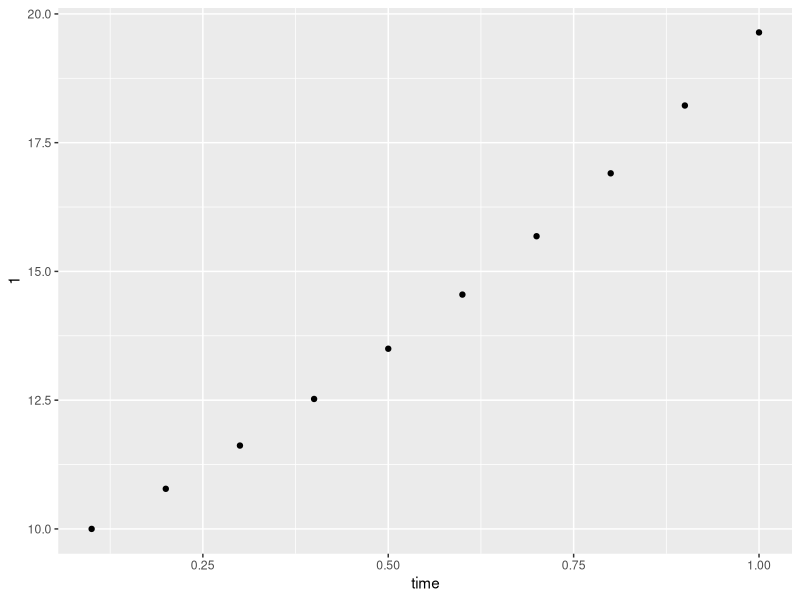

Write the R code that produced this figure. (Note: this script raises an error after producing the figure.)
## ---- chunk 1
knitr::opts_chunk$set(echo = TRUE, eval = FALSE)
## ---- chunk 2
# install deSolve package (if not already); make sure to comment install package command before compiling
install.packages("deSolve")

# load deSolve library
library(deSolve)

# load some of the other libraries we will need later on
library(tidyverse)
## ---- chunk 3
ExponentialGrowth <- function(t, y, params) {
# Computes the rate of change of the variable y over time
#
# Args:
#   t: vector of time points in the integration
#   y: vector of variables in the differential equation
#   params: vector of parameter values
#
# Returns:
#   The rate of change of the variable y.

  N <- y # create local variable N

  # the argument to "with" lets us use the variable names
  with(as.list(c(params)), { 

#Complete the function to:
    ## Right hand side of the differential equation
    dN <- r*N
    ## combine results into a single vector dx
    dx <- c(dN)

    list(dx) # return list of results
    }
  )
}  

## ---- chunk 4
# the only parameter in the exponential growth model is the grawth rate (r). Let's define r=0.75
parameters <- c(r = 0.75) 
## ---- chunk 5
## t.vector <- seq()
t.vector <- seq(0.1,1,0.1)
## ---- chunk 6
## y0
y0 <- c(10)
## ---- chunk 7
##sim1 <- lsoda(y = y0, times = , func = , parms = ) #complete the arguments
sim1 <- lsoda(y = y0, times = t.vector, func = ExponentialGrowth, parms = parameters) #complete the arguments
## ---- chunk 8
##parameters2 <- c() # create a new vector for the params argument
parameters2 <- c(r=0.5)
##sim2 <- lsoda(y = y0, ) # complete the arguments 
sim2 <- lsoda(y = y0, times = t.vector, func = ExponentialGrowth, parms = parameters2)
## ---- chunk 9

##ggplot(data = , aes(x = , y = )) +  geom_point() # complete the code with the appropriate data, and x-y aesthetics 
ggplot(data = sim1, aes(x = time, y = `1`)) + 
  geom_point()#

## ---- chunk 10

str(sim1) # use the `?` to look up the str() function

#?ggplot()
?ggplot()

## ---- chunk 11
sim1 <- as.data.frame(sim1) # convert sim1 to a data.frame for plotting  
sim2 <- as.data.frame(sim2)  # convert sim2 to a data.frame as well

# plot sim1 as points (from sim1 plot code chunk)
ggplot(data = sim1, aes(x = time, y = `1` )) + 
  geom_point() +
  geom_line()
## ---- chunk 12
# start with the original sim1 plot (sim1 plot code chunk)
 # we can add points and lines from sim2 by calling the sim2 data, and defining the aesthetic
  ##geom_point(data = , aes( )) +  
  ##geom_line(data = , aes( ))
ggplot(data = sim1, aes(x = time, y = `1`)) + 
geom_point(data =sim2, aes(time, `1`))+
  geom_line(data =sim2, aes(time, `1`))

## ---- chunk 13
# save the sim1 plot as an object
p <- ggplot(data = sim1, aes(x = time, y = `1`)) + 
      geom_point() +
      geom_line()

p # call the object p plots the figure 


# add sim2 data to the plot `p`
p + geom_point(data = sim2, aes(x = time,y = `1`)) + 
    geom_line(data = sim2, aes(x = time,y = `1`), color = 'pink')
  
  

## ---- chunk 14

DensityDepSIR <- function(t,x,params){
  # Computes the rate of change of the variables S, I and R over time
   #
   # Args:
   # t: vector of time points in the integration
   # x: vector of variables in the differential equation
   # params: vector of parameter values
   #
   # Returns:
   # The rate of change of the variables S, I and R.
    
   S <- x[1] #create local variable S, the first element of x
   I <- x[2] #create local variable I
   R <- x[3] #create local variable R
  
  
   with( #we can simplify code using "with"
   as.list(params), #this argument to "with" lets us use the variable names
   { #the system of rate equations

#Complete the function for:
     
   dS <- -beta*S*I ## expression for dS
   dI <- beta*S*I-gamma*I ## expression for dI
   dR <- gamma*I ## expression for dR
     dx <- c(dS,dI,dR) #combine results into a single vector dx
     list(dx) #return result as a list,
     #note order must be same as the state variables
     }
     )
}

## ---- chunk 15
# time points for the integration
t.SIR <-seq(0,120,by=5)

# Initial conditions S,I,R
xstart<- c(S=999/1000,I=1/1000,R=0)

# parameter values
SIRparameters <- c(beta=0.3, gamma=1/7)

## ---- chunk 16

# simulate an outbreak
##SIRsim <- as.data.frame(lsoda()) #complete the code
SIRsim <- as.data.frame(lsoda(y = xstart, times = t.SIR, func = DensityDepSIR, parms = SIRparameters))
## ---- chunk 17
##ggplot() +
  ggplot(data = SIRsim, aes( x = time, y = I)) +
  geom_point() +
  geom_line() 
## ---- chunk 18

##longSIRsim <-  %>% pivot_longer(cols = S:R, names_to = "state", values_to = "value")

##ggplot(, aes(time, value, color = state)) + geom_line()

longSIRsim <- SIRsim %>% 
              pivot_longer(cols = S:R, names_to = "state", values_to = "value")

ggplot(data = longSIRsim, aes(time, value, color = state)) + 
    geom_line()
## ---- chunk 19

SIRsim %>% 
  pivot_longer(cols = S:R, names_to = "state", values_to = "value") %>%  # the pivoted data is fed directly into ggplot without creating a secondary object. 
  ggplot(data = ., aes(time, value, color = state)) + 
    geom_line()


## ---- chunk 20
##Nt <-  # starting population
##r <-  # population increases 2% each time
Nt1 <- Nt + r*Nt
## ---- chunk 21
for(i in 1:10){
  print(i)
}
## ---- chunk 22
N.seq <- c(rep(0,100)) # make a vector where the calculations will be stored. 
N.seq[1] <- 10 # set the current population size to 10 

for(i in 1:100){
    ##N.seq[] <- N.seq[] + (r*N.seq[])
}

N.seq
